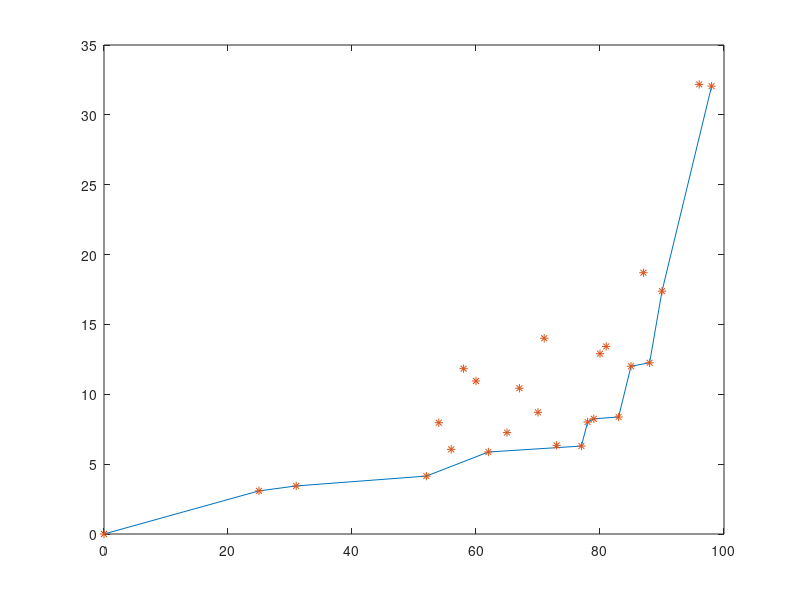

MATLAB code for this plot:
B = [
0 0;
25 3.086;
31 3.44;
52 4.146;
62 5.869;
56 6.058;
77 6.294;
73 6.345;
65 7.259;
54 7.965;
78 8.016;
79 8.244;
83 8.376;
70 8.709;
67 10.434;
60 10.952;
58 11.832;
85 12.008;
88 12.254;
80 12.906;
81 13.424;
71 14.01;
90 17.38;
87 18.703;
98 32.058;
96 32.181;

];

A = [
0 0;
25 3.086;
31 3.44;
52 4.146;
62 5.869;
77 6.294;
78 8.016;
79 8.244;
83 8.376;
85 12.008;
88 12.254;
90 17.38;
98 32.058;
];


plot(A(:,1),A(:,2),"-");
hold on;
plot(B(:,1),B(:,2),"*");
hold off;
